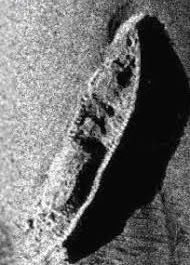
%> input picture TEST3/sonar_original.jpg, 190 x 265 px
$ octave Overall_Without_Circle.m   (GNU Octave 9; MATLAB toolbox functions it lacks are replaced by stand-ins)
%> lines starting %> are read from the running program, lines starting %| are printed output that depends on the picture; in (x1, y1, x2, y2) boxes, pixels count from 0 and x2, y2 are one past the last pixel; in counts of white or black regions, pixels touching at a corner belong together; the program's own positions count from 1
clc
clear all
tic

%%
%Read the Sonar Original Image
Original_Image = imread('sonar_original.jpg'); %Your Local Location of Sonar Image
%> Original_Image is the input picture: size 265x190x3 uint8; mean R, G, B 107.5, 107.5, 107.5

%%
%Gray Image ---- From 3 Channels to 1 Channel
Img_gray = rgb2gray(Original_Image);
[m, n] = size(Img_gray);
%> m = 265; n = 190
figure(1)
imshow(Img_gray)
axis normal;
set(gca,'position',[0 0 1 1]);
print('Img_gray', '-dpng',  '-r600')

%%
%Denoise: DCT (Discrete Cosine Transform)
%medfilt2, Lee, Kuan, Frost, wavelets
Img_Denoise = dct2(Img_gray);  %Discrete Cosine Transform : Noise --> High Frequency --> Low Amplitude
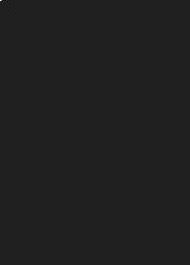
%> Img_Denoise: size 265x190 double; min -3547.8, max 24123.2, mean 0.8; drawn with min black and max white
I = zeros(m, n);
I(1:m/3, 1:n/3) = 1; %Keep Low Frequency Denoise High Frequency
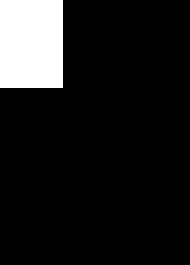
%> I: size 265x190 double; values 0 (black) and 1 (white), 11% white; 1 white region, box (x1, y1, x2, y2) and area: (0, 0, 63, 88) 5544
Ydct = Img_Denoise .* I;  %Denoise
Img_Denoise = uint8(idct2(Ydct)); %Inverse Discrete Cosine Transform
%> Img_Denoise: size 265x190 uint8
figure(2)
imshow(Img_Denoise)
axis normal;
set(gca,'position',[0 0 1 1]);
print('Img_Denoise', '-dpng',  '-r600')

%%
%Edge Detection: Roberts Operator
%Operators: roberts, sobel, log, canny, prewitt
Img_Edge = edge(Img_Denoise, 'roberts');  %G[i,j] = |f[i , j] - f[ i+1, j+1]| + |f[i+1, j] - f[i, j+1]|
%> Img_Edge: size 265x190 logical; 2.1% white in thin lines or dots, all inside (x1, y1, x2, y2) = (25, 13, 164, 263)
figure(3)
imshow(Img_Edge)
axis normal;
set(gca,'position',[0 0 1 1]);
print('Img_Edge', '-dpng',  '-r600')

%%
%Removing Shadow Boundaries
Extend_four = ones(m, n+16);
Extend_four_2 = ones(m, n+16);
for i = 1:m
    for j = 1:7
        Extend_four(i, j) = 150;
        Extend_four_2(i,j) = 150;
    end
end
%> Extend_four: size 265x206 double; values 1 (black) and 150 (white), 3.4% white; 1 white region, box (x1, y1, x2, y2) and area: (0, 0, 7, 265) 1855
for i = 1:m
    for j = n+8:n+16
        Extend_four(i, j) = 150;
        Extend_four_2(i, j) = 150;
    end
end
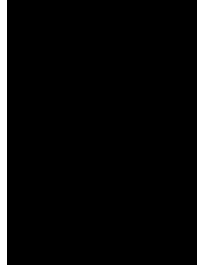
%> Extend_four: size 265x206 double; values 1 (black) and 150 (white), 7.8% white; 2 white regions, box (x1, y1, x2, y2) and area: (197, 0, 206, 265) 2385, (0, 0, 7, 265) 1855
for i = 1:m
    for j = 1:n
        Extend_four(i, j+7) = Img_Denoise(i, j);
        Extend_four_2(i, j+7) = Img_Edge(i, j);
    end
end
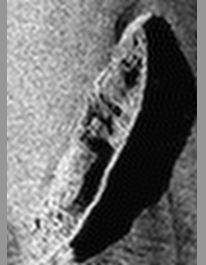
%> Extend_four: size 265x206 double; min 0, max 255, mean 110.8
jiegou = Extend_four_2;
jie2gou = Extend_four_2;
for i = 1:m
    for j = 8:n+8
        if Extend_four_2(i, j) == 1
         jiegou(i,j)=floor((Extend_four(i,j-7)+Extend_four(i,j-6)+Extend_four(i,j-5)+...
             Extend_four(i,j-4)+Extend_four(i,j-3)+Extend_four(i,j-2)+Extend_four(i,j-1))/9);
         jie2gou(i,j)=floor((Extend_four(i,j+7)+Extend_four(i,j+6)+Extend_four(i,j+5)+...
             Extend_four(i,j+4)+Extend_four(i,j+3)+Extend_four(i,j+2)+Extend_four(i,j+1))/7);
        end
    end
end
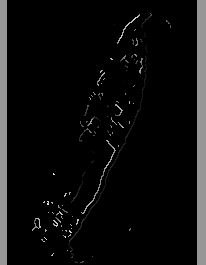
%> jie2gou: size 265x206 double; min 0, max 225, mean 13.6
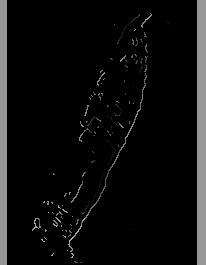
%> jiegou: size 265x206 double; min 0, max 179, mean 13.5

jiegou = uint8(jiegou);
%> jiegou: size 265x206 uint8
jie2gou = uint8(jie2gou);
%> jie2gou: size 265x206 uint8
jiegou1 = jiegou;

for i = 1:m
    for j = 1:n+8
        if jiegou(i, j) <= 80 && jie2gou(i, j) > 50 && jie2gou(i, j) < 150
            jiegou1(i, j) = 0;
        end
    end
end
%> jiegou1: size 265x206 uint8; min 0, max 179, mean 13.4

Removing_Shadow_Boundaries = jiegou1(: ,8:n+7);
t = graythresh(Removing_Shadow_Boundaries);
%> t = 0.243
Removing_Shadow_Boundaries = im2bw(Removing_Shadow_Boundaries, t);
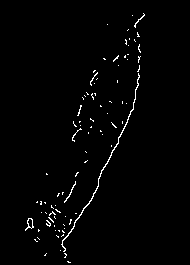
%> Removing_Shadow_Boundaries: size 265x190 logical; 1.5% white in thin lines or dots, all inside (x1, y1, x2, y2) = (25, 13, 145, 263)

figure(4)
imshow(Removing_Shadow_Boundaries)
axis normal;
set(gca,'position',[0 0 1 1]);
print('Removing_Shadow_Boundaries', '-dpng',  '-r600')

%%
% Localization Ship
% Find Line Location
[m, n]=size(Removing_Shadow_Boundaries);
A_line = [];

% Statistc the Number of White Pixels for m-line and Save to A[]
for i = 1:m
    for j = 1:n
        num_white = sum(Removing_Shadow_Boundaries(i, :));
        A_line(i) = num_white;
    end
end
%> after the loop, A_line = 265 values, max 11 at index 221, min 0 at index 1, mean 2.85

% Calculate the Possibility of the White Pixels Occupancy in Each Line Using A_line = A_line./sum(A_line);
A_line = A_line./sum(A_line);
%> A_line = 265 values, max 0.0146 at index 221, min 0 at index 1, mean 0.00377
x_axis_line = 1:1:m;
%> x_axis_line = 265 values from 1 to 265
y_axis_line = A_line;
%> y_axis_line has the same summary as A_line

% medfilt1 the Histogram
B = medfilt1(A_line,10);
%> B = 265 values, max 0.0112 at index 222, min 0 at index 1, mean 0.0037
B = medfilt1(B,10);
%> B = 265 values, max 0.0106 at index 219, min 0 at index 1, mean 0.00369
y_axis2_line = B;
%> y_axis2_line has the same summary as B

Hzy1_line = zeros(1, m+4);
Hzy1_line(3:m+2) = y_axis2_line;
hzyx_line(1:m+4) = 1:1:m+4;

Hzy2_line = Hzy1_line;
%> Hzy2_line = 269 values, max 0.0106 at index 221, min 0 at index 1, mean 0.00363
Maximum_line = 0;

% Find the Maximum Value tt of Line Histogram
for i = 3:m+2
    Hzy2_line(i) = (Hzy1_line(i-2) + Hzy1_line(i-1) + Hzy1_line(i) + Hzy1_line(i+1) + Hzy1_line(i+2)) / 5;
    if Hzy2_line(i) > Maximum_line
        Maximum_line = Hzy2_line(i);
        Maximum_line_index = i;
    end
end
%> this loop made 265 passes
%> Maximum_line on passes 12, 13, 14, 15, 16, 17, 18, 19, 20, 21, 55, 56: 6.61e-05, 0.000265, 0.000595, 0.000992, 0.00146, 0.00192, 0.00225, 0.00245, 0.00258, 0.00265, 0.00271, 0.00284
%> after the loop, Hzy2_line = 269 values, max 0.0106 at index 223, min 0 at index 1, mean 0.00363; Maximum_line = 0.0106; Maximum_line_index = 223

tt2_line = 10;
tt3_line = 10;

for i = 3:m+2
    if Hzy2_line(i)<=tt2_line  &&  i<Maximum_line_index
        tt2_line = Hzy2_line(i);
        Line_Threshold1 = i;
    end

    if Hzy2_line(i)<tt3_line  &&  i>Maximum_line_index
        tt3_line = Hzy2_line(i);
        Line_Threshold2 = i;
    end
end
%> after the loop, Line_Threshold2 = 267; tt3_line = 0


%  Find Column Location
A_column = [];

% Calculate the Possibility of the White Pixels Occupancy in Each Column Using A_column = A_column./sum(A_column);
for i = 1:n
    for j = 1:m
        num_white = sum(Removing_Shadow_Boundaries(:, i));
    end
        A_column(i) = num_white;
end
%> after the loop, A_column = 190 values, max 28 at index 139, min 0 at index 1, mean 3.98
A_column = A_column ./ sum(A_column);
%> A_column = 190 values, max 0.037 at index 139, min 0 at index 1, mean 0.00526

B = medfilt1(A_column,10);
%> B = 190 values, max 0.0132 at index 68, min 0 at index 1, mean 0.00471
B = medfilt1(B,10);
%> B = 190 values, max 0.0119 at index 68, min 0 at index 1, mean 0.00465
B = medfilt1(B,10);
%> B = 190 values, max 0.0119 at index 69, min 0 at index 1, mean 0.00463
B = medfilt1(B,10);
%> B = 190 values, max 0.0119 at index 70, min 0 at index 1, mean 0.00463
y_axis2_coulmn = B;
%> y_axis2_coulmn has the same summary as B

Hzy1_column = zeros(1,n+4);
Hzy1_column(3:n+2) = y_axis2_coulmn;
hzyx_column(1:n+4) = 1:1:n+4;

Hzy2_column = Hzy1_column;
%> Hzy2_column = 194 values, max 0.0119 at index 72, min 0 at index 1, mean 0.00454
Maximum_column = 0;

for i = 3:n+2
    Hzy2_column(i) = (Hzy1_column(i-2)+Hzy1_column(i-1)+Hzy1_column(i)+Hzy1_column(i+1)+Hzy1_column(i+2))/5;
    if Hzy2_column(i) > Maximum_column
        Maximum_column = Hzy2_column(i);
        tt1_column = i;
    end
end
%> this loop made 190 passes
%> Maximum_column on passes 24, 25, 26, 27, 28, 29, 30, 31, 32, 33, 34, 41: 3.31e-05, 0.000198, 0.000562, 0.00107, 0.00167, 0.00228, 0.00278, 0.00308, 0.00322, 0.00329, 0.00331, 0.00334
%> after the loop, Hzy2_column = 194 values, max 0.0119 at index 74, min 0 at index 1, mean 0.00454; Maximum_column = 0.0119; tt1_column = 74

tt2_column = 10;
tt3_column = 10;
for i=3:n+2
    if Hzy2_column(i) <= tt2_column  && i<tt1_column
        tt2_column = Hzy2_column(i);
        Column_Line_Threshold1 = i;
    end
    if Hzy2_column(i)<tt3_column  &&  i>tt1_column
        tt3_column = Hzy2_column(i);
        Column_Line_Threshold2 = i;
    end
end
%> after the loop, Column_Line_Threshold2 = 154; tt3_column = 0

%Localization Ship
%> (the run ends here)
